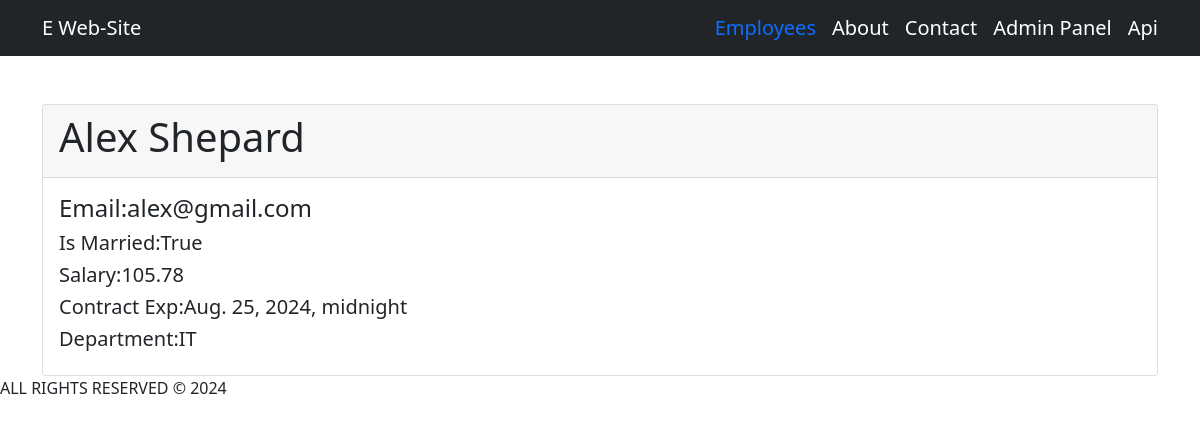
Screenshot of /employees/1 with the database file from the repository.
### employees/models.py (models this page shows, shortened)
class Employee(models.Model):
    first_name = models.CharField(max_length=40)
    last_name = models.CharField(max_length=40)
    email = models.EmailField(max_length=255)
    is_married = models.BooleanField(default=False)
    salary =models.FloatField(default=0.0)
    contract_exp = models.DateTimeField()
    department = models.ForeignKey(Department, on_delete=models.CASCADE)
    created_at = models.DateTimeField(default=timezone.now)

class Department(models.Model):
    title = models.CharField(max_length=40)
    created_at = models.DateTimeField(default=timezone.now)
    def __str__(self):
        return self.title

### employees/views.py (the view)
def single_employee(request, employee_id):
    employee = Employee.objects.get(pk=employee_id)
    return render(request,"single_employee.html",{"employee":employee})

### employees/templates/single_employee.html (shortened to what this page needs)
{% extends "base.html" %}
{% block  single_employee_template %}
  <div class=" card mt-5">
    <div class= "card-header">
      <h1>{{ employee.first_name }} {{ employee.last_name }}</h1>
    </div>
    <div class= "card-body">
    <h4>Email:{{ employee.email}}</h4>
    <h5>Is Married:{{ employee.is_married}}</h5>
    <h5>Salary:{{ employee.salary}}</h5>
    <h5>Contract Exp:{{ employee.contract_exp}}</h5>
    <h5>Department:{{ employee.department}}</h5>
  </div>
{% endblock %}

### rows the page displays
Employee: first_name "Alex", last_name "Shepard", email "alex@gmail.com", is_married "True", salary "105.78", contract_exp "Aug. 25, 2024, midnight", department "IT"
